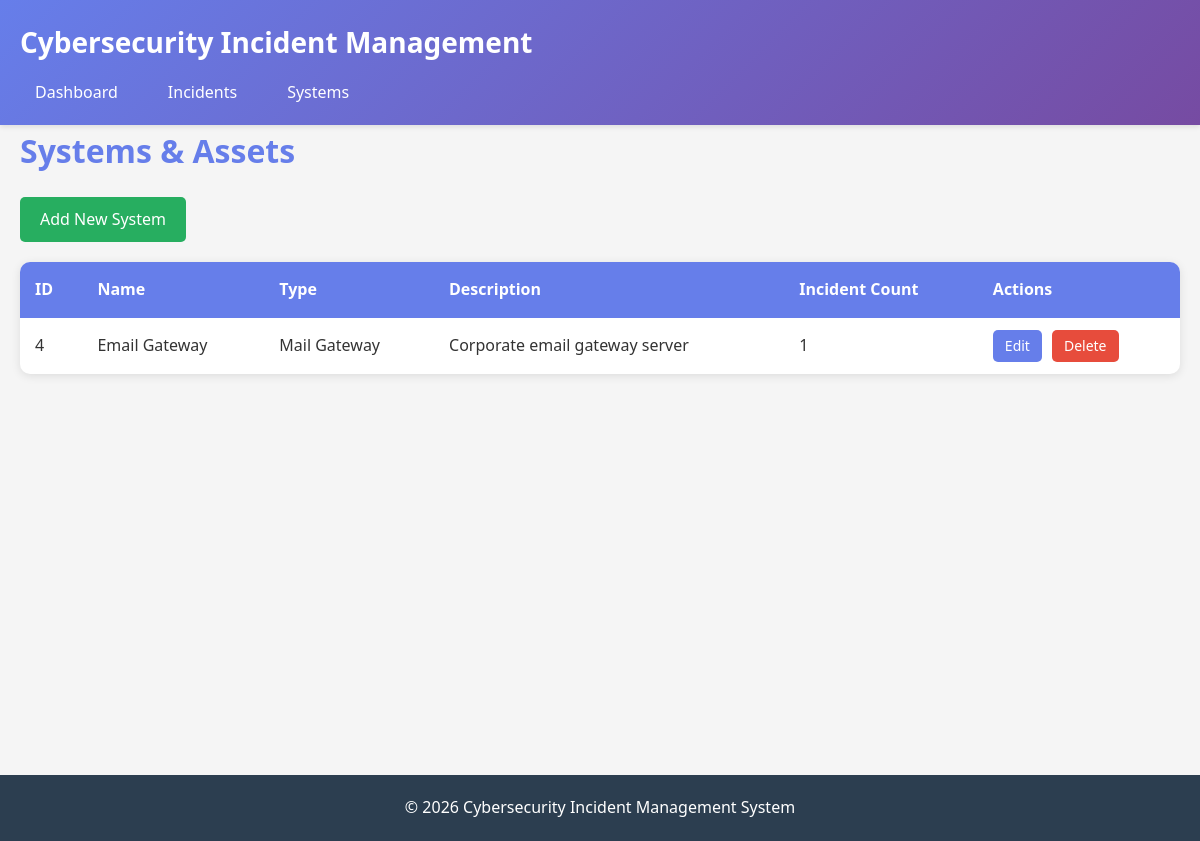
Before: /systems.php?name=Email Gateway with the older database file.
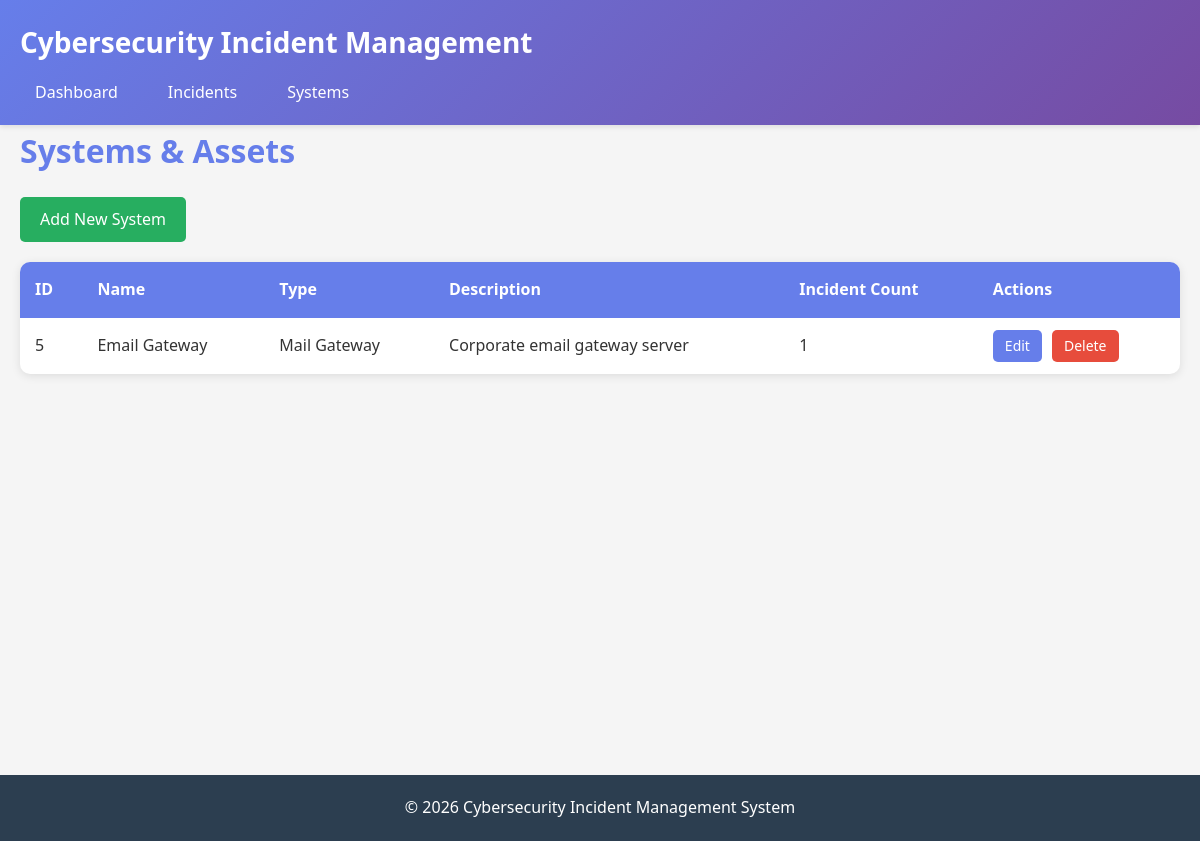
After: the same page with the newer database file.
### tables this page shows
CREATE TABLE systems (
    id INT AUTO_INCREMENT PRIMARY KEY,
    name VARCHAR(255) NOT NULL,
    type ENUM('Server', 'Application', 'Database', 'Firewall', 'Mail Gateway') NOT NULL,
    description TEXT,
    created_at TIMESTAMP DEFAULT CURRENT_TIMESTAMP,
    updated_at TIMESTAMP DEFAULT CURRENT_TIMESTAMP ON UPDATE CURRENT_TIMESTAMP
);

### includes/functions.php (called while the page is built, shortened)
<?php
function escape($string) {
    return htmlspecialchars($string, ENT_QUOTES, 'UTF-8');
}
?>

### public/systems.php (the view, shortened to what this page needs)
<?php
require_once '../includes/header.php';
$conn = getDBConnection();
$query = "
    SELECT s.*, COUNT(i.id) as incident_count
    FROM systems s
    LEFT JOIN incidents i ON s.id = i.affected_system_id
    WHERE 1=1";
$params = [];
if ($_SERVER['REQUEST_METHOD'] == 'GET' && !empty(array_filter($_GET))) {
    $name = trim($_GET['name'] ?? '');
    if (!empty($name)) {
        $query .= " AND s.name LIKE ?";
        $params[] = "%$name%";
    }
}
$query .= " GROUP BY s.id ORDER BY s.name";
$stmt = $conn->prepare($query);
$stmt->execute($params);
$systems = $stmt->fetchAll();
?>
<h2 class="page-title">Systems & Assets</h2>
<div style="margin-bottom: 20px;">
    <a href="add_system.php" class="btn btn-success">Add New System</a>
</div>
<div class="table-container">
    <table>
        <thead>
            <tr>
                <th>ID</th>
                <th>Name</th>
                <th>Type</th>
                <th>Description</th>
                <th>Incident Count</th>
                <th>Actions</th>
            </tr>
        </thead>
        <tbody>
            <?php if (count($systems) > 0): ?>
                <?php foreach ($systems as $system): ?>
                    <tr>
                        <td><?php echo escape($system['id']); ?></td>
                        <td><?php echo escape($system['name']); ?></td>
                        <td><?php echo escape($system['type']); ?></td>
                        <td><?php echo escape($system['description'] ?: 'N/A'); ?></td>
                        <td><?php echo escape($system['incident_count']); ?></td>
                        <td class="action-buttons">
                            <a href="edit_system.php?id=<?php echo escape($system['id']); ?>" class="btn" style="padding: 5px 12px; font-size: 14px;">Edit</a>
                            <a href="delete_system.php?id=<?php echo escape($system['id']); ?>" class="btn btn-danger" style="padding: 5px 12px; font-size: 14px;" onclick="return confirmDelete('Are you sure you want to delete this system?')">Delete</a>
                        </td>
                    </tr>
                <?php endforeach; ?>
            <?php else: ?>
                <tr>
                    <td colspan="6" class="empty-state">No systems found. <a href="add_system.php">Add your first system</a></td>
                </tr>
            <?php endif; ?>
        </tbody>
    </table>
</div>
<?php require_once '../includes/footer.php'; ?>

Changed rows visible on the page:
no longer on this page (row edited): systems: id "4", name "Email Gateway", type "Mail Gateway", description "Corporate email gateway server", incident_count "1"
now on this page (row edited): systems: id "5", name "Email Gateway", type "Mail Gateway", description "Corporate email gateway server", incident_count "1"
